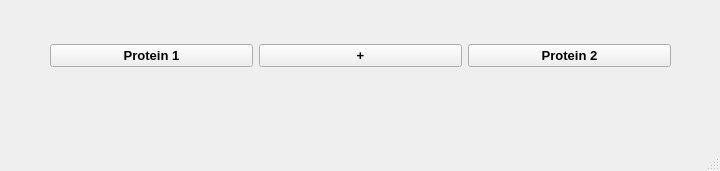
<?xml version="1.0" encoding="UTF-8"?>
<ui version="4.0">
 <class>BaseWindow</class>
 <widget class="QMainWindow" name="BaseWindow">
  <property name="geometry">
   <rect>
    <x>0</x>
    <y>0</y>
    <width>720</width>
    <height>171</height>
   </rect>
  </property>
  <property name="windowTitle">
   <string>MainWindow</string>
  </property>
  <widget class="QWidget" name="centralwidget">
   <widget class="QWidget" name="horizontalLayoutWidget">
    <property name="geometry">
     <rect>
      <x>50</x>
      <y>20</y>
      <width>621</width>
      <height>71</height>
     </rect>
    </property>
    <layout class="QHBoxLayout" name="horizontalLayout">
     <item>
      <widget class="QPushButton" name="pushFirstProteinButton">
       <property name="font">
        <font>
         <pointsize>10</pointsize>
         <weight>75</weight>
         <bold>true</bold>
        </font>
       </property>
       <property name="text">
        <string>Protein 1</string>
       </property>
      </widget>
     </item>
     <item>
      <widget class="QPushButton" name="pushButton">
       <property name="font">
        <font>
         <pointsize>10</pointsize>
         <weight>75</weight>
         <bold>true</bold>
        </font>
       </property>
       <property name="text">
        <string>+</string>
       </property>
      </widget>
     </item>
     <item>
      <widget class="QPushButton" name="pushSecondProteinButton">
       <property name="font">
        <font>
         <pointsize>10</pointsize>
         <weight>75</weight>
         <bold>true</bold>
        </font>
       </property>
       <property name="text">
        <string>Protein 2</string>
       </property>
      </widget>
     </item>
    </layout>
   </widget>
  </widget>
  <widget class="QMenuBar" name="menubar">
   <property name="geometry">
    <rect>
     <x>0</x>
     <y>0</y>
     <width>720</width>
     <height>30</height>
    </rect>
   </property>
  </widget>
  <widget class="QStatusBar" name="statusbar"/>
 </widget>
 <resources/>
 <connections/>
</ui>
